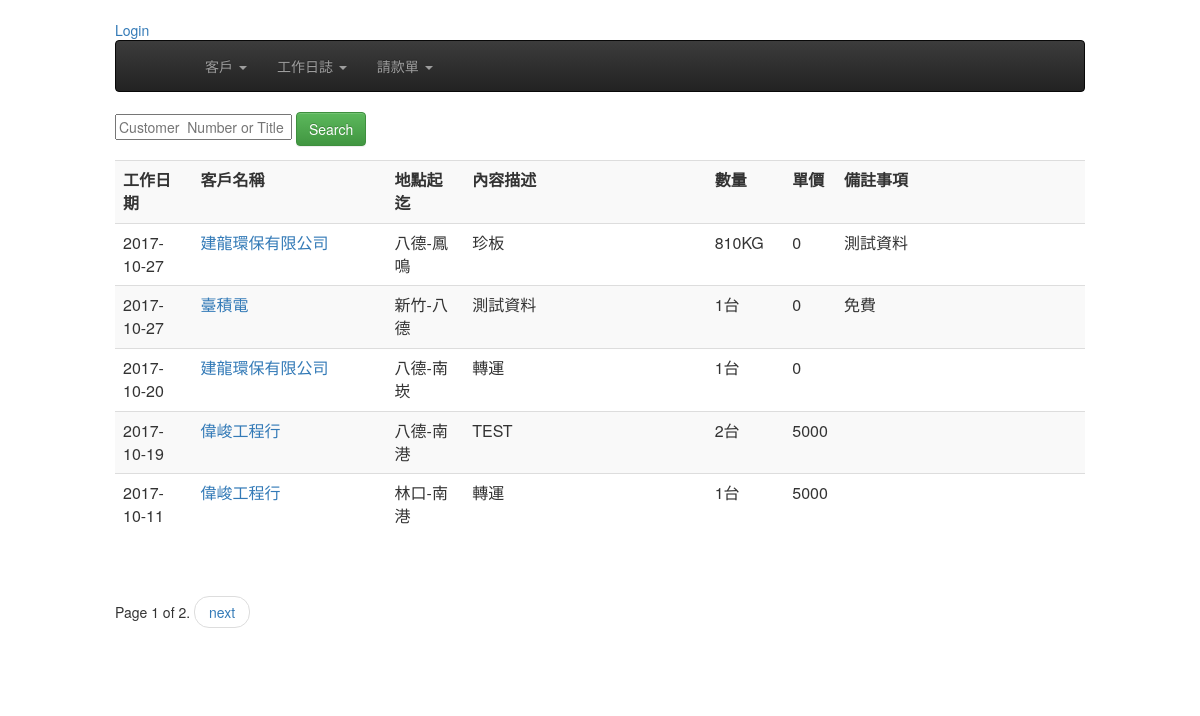
The page /dailywork/ on the database its author committed.
### dailywork/models.py (models this page shows, shortened)
class Dailylog(models.Model):
	work_date = models.DateField( default=timezone.now )
	customer = models.ForeignKey(Customer)
	start_at = models.CharField(  max_length=20, null=False, blank=False )
	end_with = models.CharField(  max_length=20, null=False, blank=False )
	opreateDesc = models.CharField(max_length=30, blank=False, null=False)
	quantity = models.DecimalField( max_digits=10, decimal_places=0)
	uom = models.ForeignKey(Uom)
	uniprice = models.DecimalField( max_digits=10, decimal_places=0)
	notes = models.TextField(blank=True, null=True)
	payrequest = models.BooleanField(default=False, verbose_name='已請款')    # 是否已請款
	is_freecharge = models.BooleanField(default=False, verbose_name='免費項目')    # 是否爲免費項目, 如果為免費項目則在未請款清單是不會顯示的
	bill_number = models.CharField(  max_length=20, null=True, blank=True )
	invalid = models.BooleanField(default=False, verbose_name='項目作廢')
	create_at = models.DateTimeField( auto_now_add=True, auto_now=False)
	modify = models.DateTimeField( auto_now_add=False, auto_now=True)
	objects = DailylogManager()
	def get_absolute_url(self):
		return reverse( "dailywork:dailywork_edit", kwargs={"pk": self.pk} )

class Uom(models.Model):
	descriotion =  models.CharField(  max_length=20, null=False, blank=False )
	def __str__(self):
		return self.descriotion

### customers/models.py (models this page shows, shortened)
class Customer(models.Model):
    title = models.CharField(max_length=36, null=False, blank=False, verbose_name='客戶名稱')
    unikey = models.CharField(  max_length=12,null=True, blank=True, unique=True, verbose_name='統一編號' )
    address = models.CharField( max_length=100, null=True, blank=True, verbose_name='地址')
    phone = models.CharField(max_length=20, null=True, blank=True, verbose_name='電話')
    faxno = models.CharField(max_length=20, null=True, blank=True, verbose_name='傳真')
    invalid = models.BooleanField(default=False, verbose_name='停用')
    create_at = models.DateTimeField(auto_now_add=True, auto_now =False)
    modify = models.DateTimeField(auto_now_add=False, auto_now =True)
    def __str__(self):
        return self.title

### dailywork/views.py (the view)
class DailylogList(ListView):
	model = Dailylog
	paginate_by = 5
	ordering = ['-work_date']

### dailywork/models.py (called while the page is built)
	def get_queryset(self):
		return DailylogQueryset(self.model, using=self.db)

### templates/dailywork/dailylog_list.html (shortened to what this page needs)
{% extends "base.html" %}
{% block content %}
<div>
    <form action="" method="GET">
      <input type="text" name="q" placeholder="Customer  Number or Title"  value="{{ request.GET.q }}"/>
      <input type="submit"  value="Search" class="btn btn-success"/>
    </form>
</div>
<div>
<table class="table table-striped" >
  <tr>
    <th width="8%">工作日期</th>
    <th width="20%">客戶名稱</th>
    <th width="8%">地點起迄</th>
    <th width="25%">內容描述</th>
    <th width="8%">數量</th>
    <th width="5%">單價</th>
    <th >備註事項</th>
  </tr>
{% for record in object_list %}
  <tr>
    <td>{{ record.work_date| date:"Y-m-d"  }}</td>
    <td><a href='{{ record.get_absolute_url }}'>{{ record.customer }}</a></td>
    <td>{{ record.start_at }}-{{ record.end_with }}</td>
    <td>{{ record.opreateDesc }}</td>
    <td>{{ record.quantity }}{{ record.uom }}</td>
    <td>{{ record.uniprice }}</td>
    <td>{{ record.notes }}</td>
  </tr>
{% endfor %}
</table>
</div>
<div>
  <span align="center">
      <div class="pagination">
         <ul class="pager">
            <span class="step-links">
                <span class="current">
                    Page {{ page_obj.number }} of {{ page_obj.paginator.num_pages }}.
                </span>
                {% if page_obj.has_next %}
                    <li><a href="?page={{ page_obj.next_page_number }}">next</a></li>
                {% endif %}
            </span>
          </ul>
      </div>
  </span>
</div>
{% endblock content %}

### rows shown on the page
Dailylog: work_date "2017-10-27", customer "建龍環保有限公司", start_at "八德", end_with "鳳鳴", opreateDesc "珍板", quantity "810", uom "KG", uniprice "0", notes "測試資料"
Dailylog: work_date "2017-10-27", customer "臺積電", start_at "新竹", end_with "八德", opreateDesc "測試資料", quantity "1", uom "台", uniprice "0", notes "免費"
Dailylog: work_date "2017-10-20", customer "建龍環保有限公司", start_at "八德", end_with "南崁", opreateDesc "轉運", quantity "1", uom "台", uniprice "0"
Dailylog: work_date "2017-10-19", customer "偉峻工程行", start_at "八德", end_with "南港", opreateDesc "TEST", quantity "2", uom "台", uniprice "5000"
Dailylog: work_date "2017-10-11", customer "偉峻工程行", start_at "林口", end_with "南港", opreateDesc "轉運", quantity "1", uom "台", uniprice "5000"

### other values the page prints
{{ page_obj.number }} "1"
{{ page_obj.paginator.num_pages }} "2"
